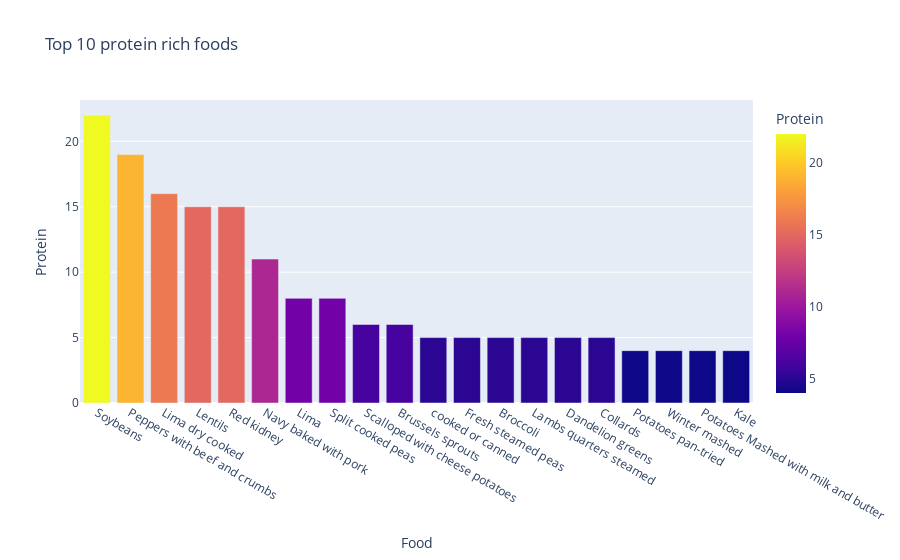

Notebook code cell kept with this figure:
### Markdown cell above
What is the most protein rich food in the category of vegetables and Fruits?

### Code cell
alls=['Vegetables',
 'Fruits']

prot= df[df['Category'].isin(alls)]

protein_rich= prot.sort_values(by='Protein', ascending= False)
top_20=protein_rich.head(20)
fig = px.bar(top_20, x='Food', y='Protein', color='Protein', title=' Top 10 protein rich foods')
fig.show()

### Figure 1 — Plotly figure (JSON) as saved in the notebook; plotly's stock layout.template omitted (floating-point values rounded to 4 significant figures)
{"data": [{"alignmentgroup": "True", "hovertemplate": "Food=%{x}<br>Protein=%{marker.color}<extra></extra>", "legendgroup": "", "marker": {"color": [22, 19, 16, 15, 15, 11, 8, 8, 6, 6, 5, 5, 5, 5, 5, 5, 4, 4, 4, 4], "coloraxis": "coloraxis", "pattern": {"shape": ""}}, "name": "", "offsetgroup": "", "orientation": "v", "showlegend": false, "textposition": "auto", "type": "bar", "x": ["Soybeans", "Peppers with beef and crumbs", "Lima dry cooked", "Lentils", "Red kidney", "Navy baked with pork", "Lima", "Split cooked peas", "Scalloped with cheese potatoes", "Brussels sprouts", "cooked or canned", "Fresh steamed peas", "Broccoli", "Lambs quarters steamed", "Dandelion greens", "Collards", "Potatoes pan-tried", "Winter mashed", "Potatoes Mashed with milk and butter", "Kale"], "xaxis": "x", "y": [22, 19, 16, 15, 15, 11, 8, 8, 6, 6, 5, 5, 5, 5, 5, 5, 4, 4, 4, 4], "yaxis": "y"}], "layout": {"barmode": "relative", "coloraxis": {"colorbar": {"title": {"text": "Protein"}}, "colorscale": [[0, "#0d0887"], [0.1111, "#46039f"], [0.2222, "#7201a8"], [0.3333, "#9c179e"], [0.4444, "#bd3786"], [0.5556, "#d8576b"], [0.6667, "#ed7953"], [0.7778, "#fb9f3a"], [0.8889, "#fdca26"], [1, "#f0f921"]]}, "legend": {"tracegroupgap": 0}, "title": {"text": " Top 10 protein rich foods"}, "xaxis": {"anchor": "y", "domain": [0, 1], "title": {"text": "Food"}}, "yaxis": {"anchor": "x", "domain": [0, 1], "title": {"text": "Protein"}}}}
